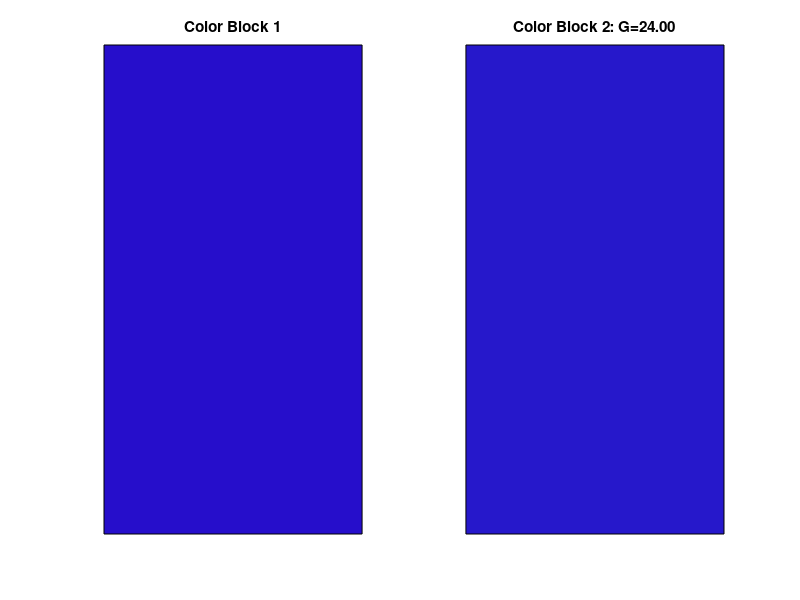
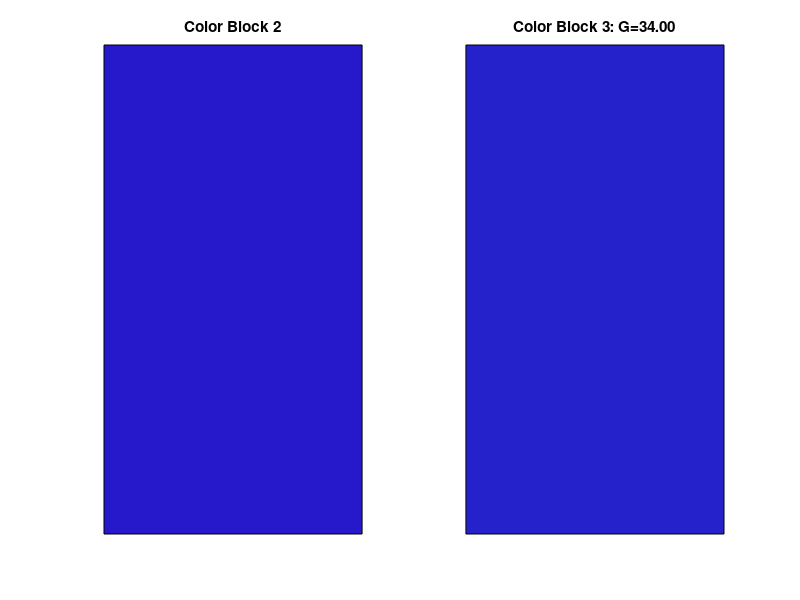
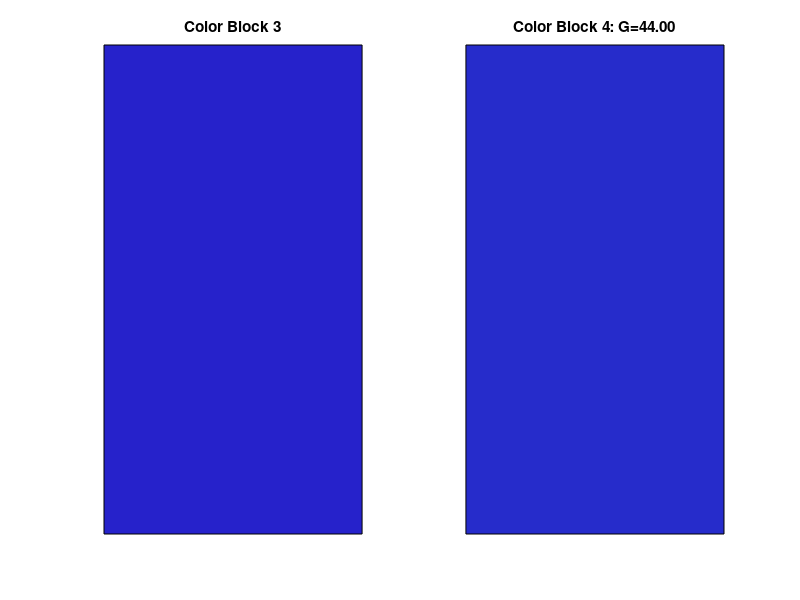
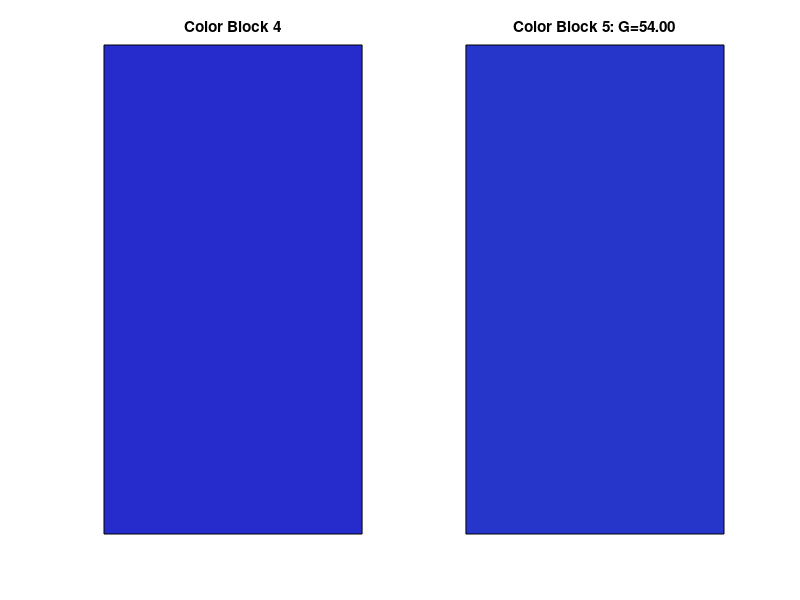

Source code (MATLAB) for these figures, in order: (Note: this script raises an error after producing the figures.)
function similarity_ratings = compareAdjacentGValues()
    
    subjectInitials = input('Enter your initials: ', 's');
    folderName = [subjectInitials '_BlueColorImages'];
    G_values = linspace(14, 254, 25); % Assuming G_save contains the G_values used
    R = 38/255; % These values are constants as per the provided example
    B = 203/255;
    

    % Initialize the similarity ratings array
    similarity_ratings = zeros(1, length(G_values) - 1);

    % Loop through the G_values to compare adjacent values
    for ii = 1:length(G_values) - 1
        figure;  % Create a new figure for each pair of adjacent color blocks

        % First color block
        subplot(1, 2, 1); % Display as subplots in the same figure
        G1 = G_values(ii) / 255;
        color1 = [R, G1, B];
        patch([0 1 1 0], [0 0 1 1], color1);
        axis off;
        title(sprintf('Color Block %d', ii));

        % Second color block
        subplot(1, 2, 2);
        G2 = G_values(ii + 1) / 255;
        color2 = [R, G2, B];
        patch([0 1 1 0], [0 0 1 1], color2);
        axis off;
        title(sprintf('Color Block %d: G=%.2f', ii + 1, G_values(ii + 1)));

        % Prompt user to rate the similarity
        prompt = sprintf('Rate the similarity between Block %d and Block %d (1=very dissimilar, 7=very similar): ', ii, ii + 1);
        similarity_ratings(ii) = input(prompt);

        % Optionally, save the figure if needed
        filename = sprintf('%s/Comparison_Block%d_and_%d.png', folderName, ii, ii + 1);
        saveas(gcf, filename);
        close(gcf); % Close the figure
    end
    save([folderName '/' subjectInitials '_similarity.mat'], 'similarity_ratings');

end

